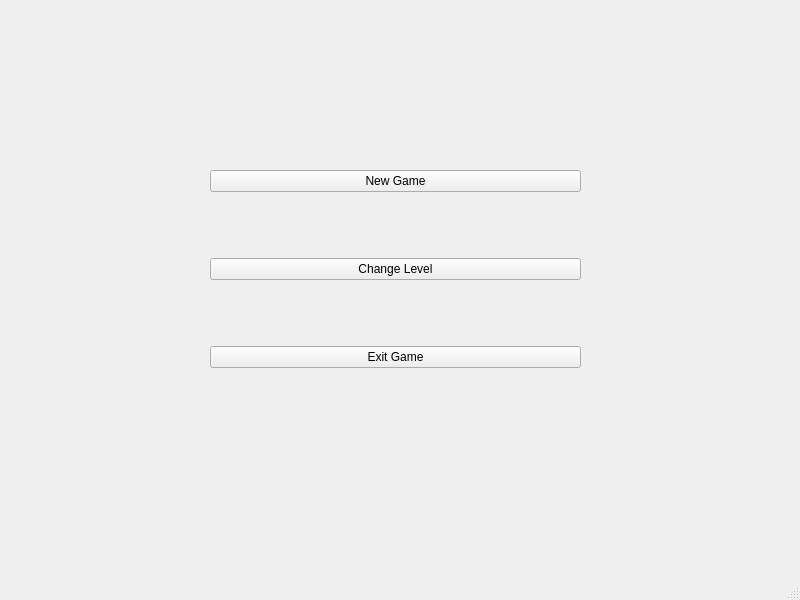
<?xml version="1.0" encoding="UTF-8"?>
<ui version="4.0">
 <class>MainWindow</class>
 <widget class="QMainWindow" name="MainWindow">
  <property name="geometry">
   <rect>
    <x>0</x>
    <y>0</y>
    <width>800</width>
    <height>600</height>
   </rect>
  </property>
  <property name="windowTitle">
   <string>MainWindow</string>
  </property>
  <widget class="QWidget" name="centralwidget">
   <widget class="QWidget" name="gridLayoutWidget">
    <property name="geometry">
     <rect>
      <x>160</x>
      <y>110</y>
      <width>471</width>
      <height>321</height>
     </rect>
    </property>
    <layout class="QGridLayout" name="gridLayout">
     <property name="leftMargin">
      <number>50</number>
     </property>
     <property name="rightMargin">
      <number>50</number>
     </property>
     <item row="2" column="0">
      <widget class="QPushButton" name="changeLevelButton">
       <property name="text">
        <string>Change Level</string>
       </property>
      </widget>
     </item>
     <item row="1" column="0">
      <widget class="QPushButton" name="newGameButton">
       <property name="text">
        <string>New Game</string>
       </property>
      </widget>
     </item>
     <item row="3" column="0">
      <widget class="QPushButton" name="exitButton">
       <property name="text">
        <string>Exit Game</string>
       </property>
      </widget>
     </item>
    </layout>
   </widget>
  </widget>
  <widget class="QMenuBar" name="menubar">
   <property name="geometry">
    <rect>
     <x>0</x>
     <y>0</y>
     <width>800</width>
     <height>26</height>
    </rect>
   </property>
  </widget>
  <widget class="QStatusBar" name="statusbar"/>
 </widget>
 <resources/>
 <connections/>
</ui>
